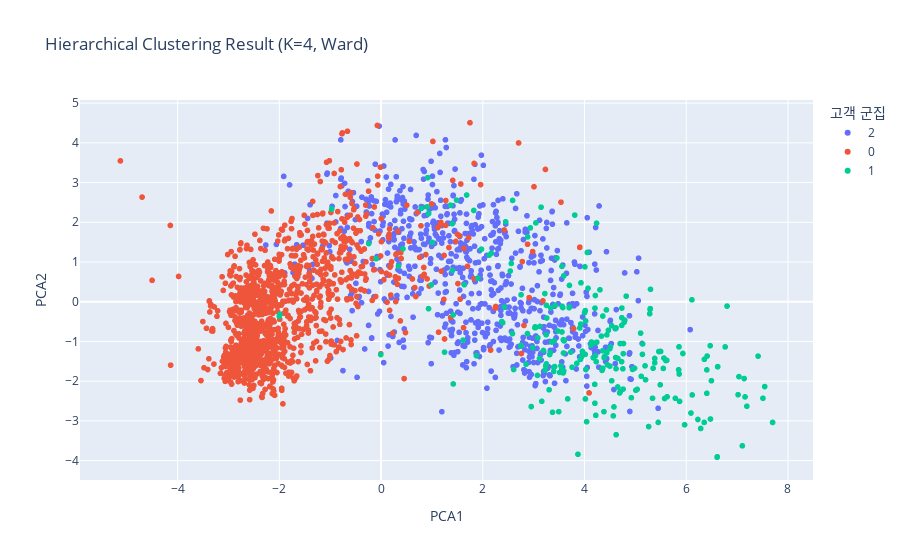

The notebook cell this image was saved under:
### Markdown cell above
덴드로그램을 보고 적절한 군집 수를 결정한 뒤 (e.g., y축 거리가 긴 부분을 잘라 3개 군집으로 결정), `scikit-learn`의 `AgglomerativeClustering`으로 군집화를 수행할 수 있습니다.

### Code cell
# 계층적 군집 모델 생성 및 학습 (K=4로 설정)
agg_cluster = AgglomerativeClustering(n_clusters=3, linkage='ward')
agg_labels = agg_cluster.fit_predict(X_processed)

# PCA를 이용한 시각화
df_pca['Agg_Cluster'] = agg_labels.astype(str)

fig = px.scatter(df_pca, x='PCA1', y='PCA2', color='Agg_Cluster',
                 title='Hierarchical Clustering Result (K=4, Ward)',
                 labels={'Agg_Cluster': '고객 군집'})
fig.show()

### Figure 1 — Plotly figure (JSON) as saved in the notebook; plotly's stock layout.template omitted (floating-point values rounded to 4 significant figures; data arrays with more than 128 entries replaced by an {"elided": "..."} marker saying what was removed)
{"data": [{"hovertemplate": "고객 군집=2<br>PCA1=%{x}<br>PCA2=%{y}<extra></extra>", "legendgroup": "2", "marker": {"color": "#636efa", "symbol": "circle"}, "mode": "markers", "name": "2", "showlegend": true, "type": "scattergl", "x": {"elided": "743 float values"}, "xaxis": "x", "y": {"elided": "743 float values"}, "yaxis": "y"}, {"hovertemplate": "고객 군집=0<br>PCA1=%{x}<br>PCA2=%{y}<extra></extra>", "legendgroup": "0", "marker": {"color": "#EF553B", "symbol": "circle"}, "mode": "markers", "name": "0", "showlegend": true, "type": "scattergl", "x": {"elided": "1250 float values"}, "xaxis": "x", "y": {"elided": "1250 float values"}, "yaxis": "y"}, {"hovertemplate": "고객 군집=1<br>PCA1=%{x}<br>PCA2=%{y}<extra></extra>", "legendgroup": "1", "marker": {"color": "#00cc96", "symbol": "circle"}, "mode": "markers", "name": "1", "showlegend": true, "type": "scattergl", "x": {"elided": "247 float values"}, "xaxis": "x", "y": {"elided": "247 float values"}, "yaxis": "y"}], "layout": {"legend": {"title": {"text": "고객 군집"}, "tracegroupgap": 0}, "title": {"text": "Hierarchical Clustering Result (K=4, Ward)"}, "xaxis": {"anchor": "y", "domain": [0, 1], "title": {"text": "PCA1"}}, "yaxis": {"anchor": "x", "domain": [0, 1], "title": {"text": "PCA2"}}}}
